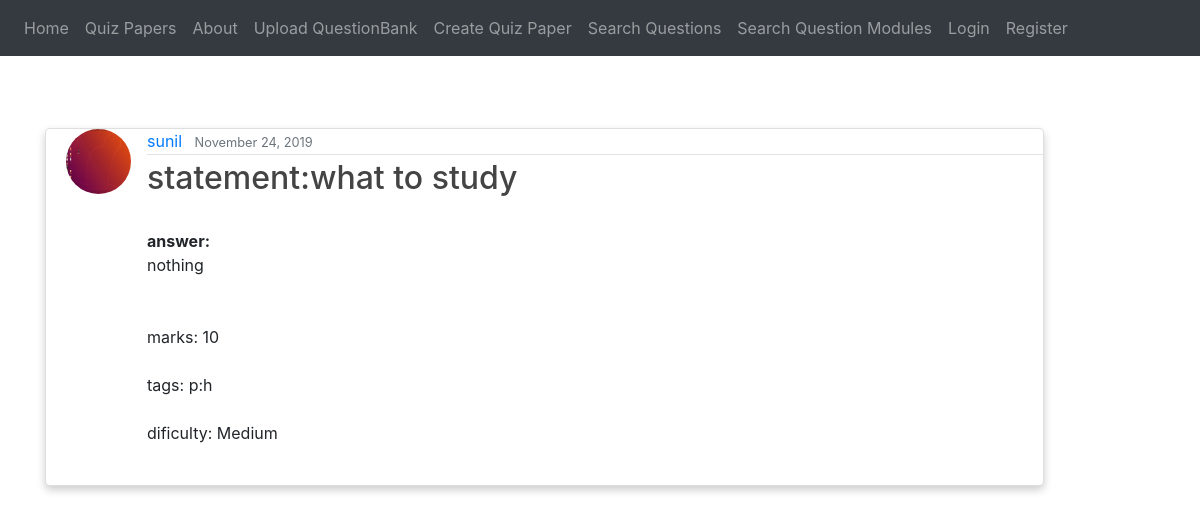
The app's page /post/1/ with its own data.
### blog/models.py (models this page shows, shortened)
class Question(models.Model):
    date_posted = models.DateTimeField(default=timezone.now)
    author = models.ForeignKey(User, on_delete=models.CASCADE) #If the user is deleted, its post will also be deleted
    statement = models.TextField()
    answer = models.TextField(blank=True, null=True)
    marks = models.PositiveIntegerField()
    chapter_tag = models.CharField(max_length=1000)
    section_tag = models.CharField(max_length=1000)
    parent = models.PositiveIntegerField(null=True)
    isRoot = models.IntegerField()
    difficulty_Choices = (("Easy","Easy"),("Medium", "Medium"), ("Hard","Hard"))
    difficulty = models.CharField(max_length=9, choices=difficulty_Choices, default="Medium")
    formfield_overrides = {
        models.CharField : {'widget': TextInput(attrs={'size':20})},
        models.TextField : {'widget': Textarea(attrs={'rows':4, 'cols':40})}
    }

### users/models.py (models this page shows, shortened)
class Profile(models.Model):
    user = models.OneToOneField(User, on_delete=models.CASCADE)
    image = models.ImageField(default='default.jpg', upload_to='profile_pics',
                              validators=[FileExtensionValidator(allowed_extensions=['jpg', 'png'])])

### blog/views.py (the view)
# urls.py: path('post/<int:pk>/', QuestionDetailView.as_view(), name='post-detail'),
class QuestionDetailView(DetailView):
    model = Question
    template_name = 'blog/question_detail.html'
    def get_context_data(self, **kwargs):
        context = super().get_context_data(**kwargs)
        context['title'] = "Question Details"
        return context

### blog/templates/blog/question_detail.html (shortened to what this page needs)
{% extends "blog/base.html" %}
{% block content %}
<br>
<br><br>
  <div class="card">
  <article class="media content-section">
    <img class="rounded-circle article-img" width="10%" height="10%" src="{{ object.author.profile.image.url }}">
    <div class="media-body">
      <div class="article-metadata">
        <a class="mr-2" href="{{ request.scheme }}://{{ request.get_host }}{% url 'profile' %}">{{ object.author }}</a>
        <small class="text-muted">{{ object.date_posted|date:"F d, Y" }}</small>
        </div>
        <h2 class="article-title">statement:{{ object.statement }}</h2>
      <p class="article-content">
        <b>answer:</b><br>{{ object.answer }}<br><br>
        marks: {{ object.marks }}<br>
        tags: {{ object.chapter_tag }}:{{ object.section_tag}} <br>
        dificulty: {{ object.difficulty }}<br>
      </p>
      </div>
  </article>
  </div>
{% endblock content %}

### blog/templates/blog/base.html (style rules this page uses)
.article-title { color: #444444; }
.article-content { white-space: pre-line; }
.article-img { height: 65px; width: 65px; margin-right: 16px; }
.article-metadata { padding-bottom: 1px; margin-bottom: 4px; border-bottom: 1px solid #e3e3e3 }
.card { box-shadow: 0 4px 8px 0 rgba(0,0,0,0.2); transition: 0.3s; width: 90%; border-radius: 5px; padding-left : 20px; }

### records on screen
Question: author.profile.image (picture), author "sunil", date_posted "November 24, 2019", statement "what to study", answer "nothing", marks "10", chapter_tag "p", section_tag "h", difficulty "Medium"
